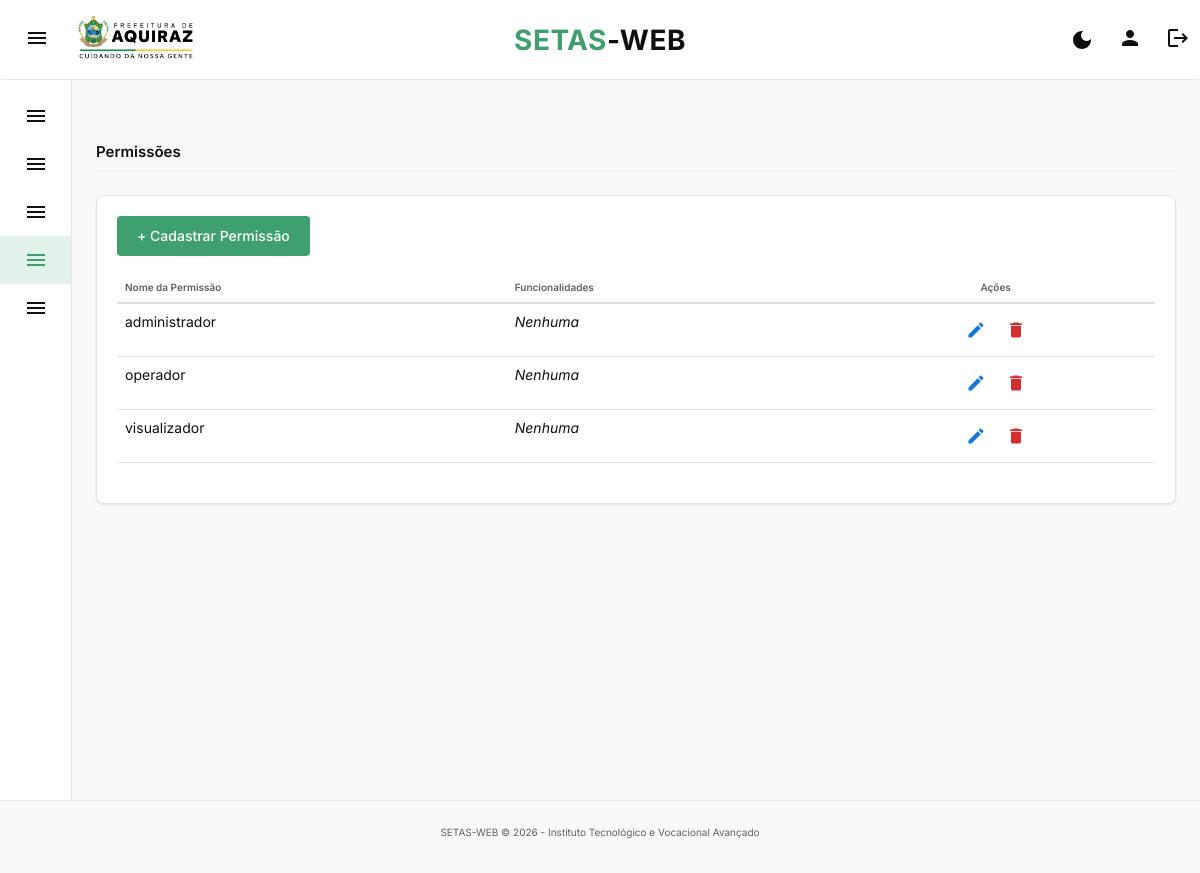
The app's page /permissoes (signed in) with its own data.
### tables this page shows
CREATE TABLE IF NOT EXISTS `permissoes` (
  `id` int(11) UNSIGNED NOT NULL AUTO_INCREMENT,
  `nome` varchar(100) NOT NULL,
  `created_at` datetime DEFAULT CURRENT_TIMESTAMP,
  PRIMARY KEY (`id`),
  UNIQUE KEY `uk_permissoes_nome` (`nome`)
);

### app/Core/App.php (called while the page is built, shortened)
<?php
class App
{
    private string $method = 'index';
    public function __construct()
    {
        $url = $this->parseUrl();
        if (isset($url[0]) && $url[0] !== '') {
            $controllerName = ucfirst($url[0]) . 'Controller';
            $controllerPath = BASE_PATH . '/app/Controllers/' . $controllerName . '.php';
            if (file_exists($controllerPath)) {
                unset($url[0]);
            }
        }
        $controllerInstance = new $this->controller;
        $this->params = $url ? array_values($url) : [];
        call_user_func_array([$controllerInstance, $this->method], $this->params);
    }
    private function parseUrl(): array
    {
        $url = trim($_GET['url'] ?? '', '/');
        return array_filter(explode('/', $url));
    }
}

### index.php (called while the page is built, shortened)
<?php
require_once __DIR__ . '/app/Core/Database.php';
require_once __DIR__ . '/app/Core/App.php';
$app = new App();

### app/Core/Database.php (called while the page is built)
<?php
class Database
{
    private static ?PDO $instance = null;
    public static function getConnection(): PDO
    {
        if (self::$instance === null) {
            $dsn = sprintf(
                'mysql:host=%s;port=%s;dbname=%s;charset=%s',
                DB_HOST,
                DB_PORT,
                DB_NAME,
                DB_CHARSET
            );
            $options = [
                PDO::ATTR_ERRMODE => PDO::ERRMODE_EXCEPTION,
                PDO::ATTR_DEFAULT_FETCH_MODE => PDO::FETCH_ASSOC,
                PDO::ATTR_EMULATE_PREPARES => false,
            ];
            self::$instance = new PDO($dsn, DB_USER, DB_PASS, $options);
        }
        return self::$instance;
    }
}

### app/Models/PermissaoModel.php (called while the page is built, shortened)
<?php
require_once BASE_PATH . '/app/Core/Database.php';
class PermissaoModel
{
    private PDO $pdo;
    public function __construct()
    {
        $this->pdo = Database::getConnection();
    }
    public function listarTodas(): array
    {
        return $this->pdo->query("
            SELECT id, nome, created_at
            FROM permissoes
            ORDER BY nome
        ")->fetchAll(PDO::FETCH_ASSOC);
    }
}

### app/Controllers/PermissoesController.php (the view, shortened to what this page needs)
<?php
require_once BASE_PATH . '/app/Models/PermissaoModel.php';
class PermissoesController extends Controller
{
    public function index(): void
    {
        $permModel = new PermissaoModel();
        $funcModel = new FuncionalidadeModel();
        $todas = $permModel->listarTodas();
        $permissoes = array_values(array_filter($todas, function ($p) {
            return ($p['nome'] ?? '') !== 'superadministrador';
        }));
        $funcionalidades = $funcModel->listarTodas(false);
        $vinculos = [];
        foreach ($permissoes as $p) {
            $vinculos[$p['id']] = $permModel->getFuncionalidadesVinculadas((int)$p['id']);
        }
        $content = $this->renderPermissoes($permissoes, $funcionalidades, $vinculos);
    }
    private function renderPermissoes(array $permissoes, array $funcionalidades, array $vinculos): string
    {
        ?>
        <div class="card">
          <div style="margin-bottom:16px;">
            <button class="btn btn-primary" onclick="abrirModal('modalCadastroPermissao')">+ Cadastrar Permissão</button>
          </div>
          <div class="table-responsive">
            <table class="table">
              <thead>
                <tr>
                  <th>Nome da Permissão</th>
                  <th>Funcionalidades</th>
                  <th style="text-align:center;">Ações</th>
                </tr>
              </thead>
              <tbody>
                <?php foreach ($permissoes as $p):
                  $vinc = $vinculos[$p['id']] ?? [];
                  $isSuper = ($p['nome'] ?? '') === 'superadministrador';
                  $lista = $isSuper ? 'Todas' : (empty($vinc) ? 'Nenhuma' : count($vinc) . ' vinculada(s)');
                ?>
                <tr>
                  <td><?= htmlspecialchars($p['nome']) ?></td>
                  <td><em><?= htmlspecialchars($lista) ?></em></td>
                  <td style="text-align:center;">
                    <?php if (!$isSuper): ?>
                    <button type="button" class="btn-icon btn-edit btn-editar-permissao" title="Editar" data-id="<?= (int)$p['id'] ?>" data-nome="<?= htmlspecialchars($p['nome']) ?>" data-vinculos="<?= htmlspecialchars(json_encode(array_map('intval', $vinc))) ?>">
                      <svg viewBox="0 0 24 24" fill="currentColor"><path d="M3 17.25V21h3.75L17.81 9.94l-3.75-3.75L3 17.25zM20.71 7.04c.39-.39.39-1.02 0-1.41l-2.34-2.34c-.39-.39-1.02-.39-1.41 0l-1.83 1.83 3.75 3.75 1.83-1.83z"/></svg>
                    </button>
                    <button type="button" class="btn-icon btn-delete btn-excluir-permissao" title="Excluir" data-id="<?= (int)$p['id'] ?>" data-nome="<?= htmlspecialchars($p['nome']) ?>">
                      <svg viewBox="0 0 24 24" fill="currentColor"><path d="M6 19c0 1.1.9 2 2 2h8c1.1 0 2-.9 2-2V7H6v12zM19 4h-3.5l-1-1h-5l-1 1H5v2h14V4z"/></svg>
                    </button>
                    <?php else: ?>
                    -
                    <?php endif; ?>
                  </td>
                </tr>
                <?php endforeach; ?>
              </tbody>
            </table>
          </div>
        </div>
        <?php
        return ob_get_clean();
    }
}

### assets/css/app.css (style rules this page uses)
:root { --color-primary: #3F9F6E; --color-primary-hover: #358f60; --color-primary-light: rgba(63, 159, 110, 0.15); --color-danger: #dc3545; --color-bg: #f9f9f9; --color-bg-sidebar: #ffffff; --color-bg-navbar: #ffffff; --color-text: #0f0f0f; --color-text-secondary: #606060; --color-border: #e5e5e5; --color-hover: #f2f2f2; --shadow: 0 1px 2px rgba(0,0,0,0.1); --font-family: 'Inter', -apple-system, BlinkMacSystemFont, 'Segoe UI', Roboto, sans-serif; }
* { box-sizing: border-box; }
body { margin: 0; font-family: var(--font-family); background: var(--color-bg); color: var(--color-text); transition: background 0.3s, color 0.3s; font-size: 14px; display: flex; flex-direction: column; min-height: 100vh; }
.card { background: var(--color-bg-sidebar); border: 1px solid var(--color-border); border-radius: 8px; padding: 20px; margin-bottom: 16px; box-shadow: var(--shadow); transition: background 0.3s, border-color 0.3s; }
.btn-primary { background: var(--color-primary); color: white; border: none; padding: 10px 20px; border-radius: 4px; cursor: pointer; font-weight: 500; transition: background 0.2s; }
.table-responsive { overflow-x: auto; -webkit-overflow-scrolling: touch; }
.table { width: 100%; border-collapse: collapse; min-width: 600px; }
.table th, .table td { padding: 12px 16px; text-align: left; vertical-align: middle; border-bottom: 1px solid var(--color-border); }
.table th { font-weight: 600; color: var(--color-text-secondary); font-size: 1rem; }
.btn-icon { background: none; border: none; padding: 8px; cursor: pointer; color: var(--color-text); border-radius: 4px; transition: background 0.2s; display: inline-flex; align-items: center; justify-content: center; }
.btn-icon.btn-edit { color: #1976d2; }
.btn-icon.btn-delete, .btn-icon.btn-inactive { color: #d32f2f; }
.btn-icon svg { width: 20px; height: 20px; }

### records on screen
permissoes: nome "administrador", nome "Nenhuma"
permissoes: nome "operador", nome "Nenhuma"
permissoes: nome "visualizador", nome "Nenhuma"

### other values on screen
$pageTitle "Permissões"
